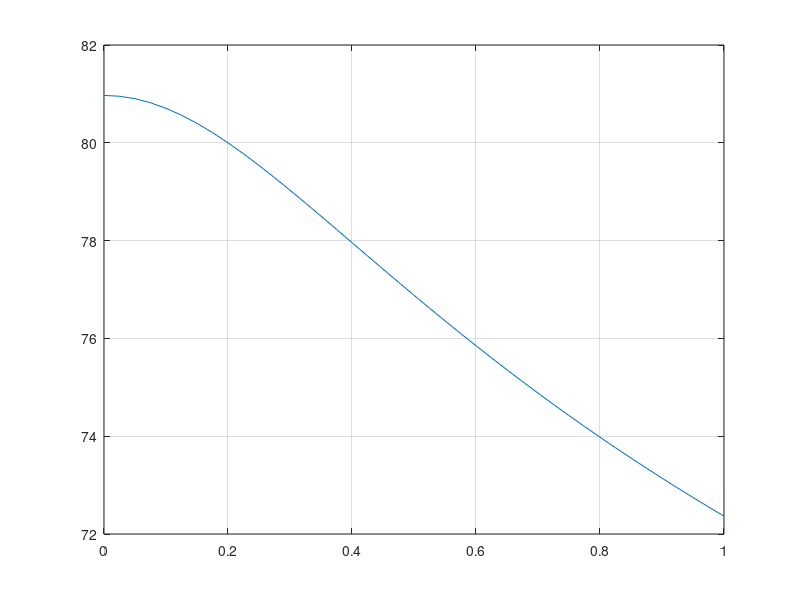

Here is the MATLAB script that generated this plot: (Note: this script raises an error after producing the figure.)
%%%%%%%%%%%%%%%%%%%%%%%%%%%%%%%%%%%%%%%%%%%%%%%%%%%%%%%%%%%%%%%%%%%%%%%%%%%
%                              Example 1.2                                %
%%%%%%%%%%%%%%%%%%%%%%%%%%%%%%%%%%%%%%%%%%%%%%%%%%%%%%%%%%%%%%%%%%%%%%%%%%%

clear all;
%-------------------------------------------------------------------------%
%                                                                         %
%                              Input values                               %
%                                                                         %
%-------------------------------------------------------------------------%

sampl_freq=100e6;            % clock frequency
input_freq=20e6;             % signal frequency
SNR=80;
ampl=1;                      % signal amplitude (full scale)
perc=20;                     % percentuage of noise due to jitter

%-------------------------------------------------------------------------%
%                                                                         %
%                          Outputs                                        %
%                                                                         %
%-------------------------------------------------------------------------%

noise_power=ampl^2/(2*10^(SNR/10))                    % total noise power 
jitter_power=noise_power*perc/100                     % jitter noise power
time_jitter=(jitter_power/(2*pi*input_freq)^2)^0.5    
norm_freq=[0:0.025:1.0];         
vn_square=(100-perc)/100*noise_power+jitter_power*(norm_freq*sampl_freq/...
    input_freq).^2;
SNR=10*log10(ampl^2/2) -10*(log10(vn_square));        % Eq. (1.8) page 14

%---------------------------Graphics--------------------------------------%
%                                                                         %
%    figure(1) --> Fig 1.13 page 15                                       %
%                                                                         %
%-------------------------------------------------------------------------%
figure(1);
plot(norm_freq,SNR)
grid
XLABEL('Normalized input frequency, f/f_C_K')
YLABEL('snr [dB]')
title('SNR degradation caused by the jitter noise')


